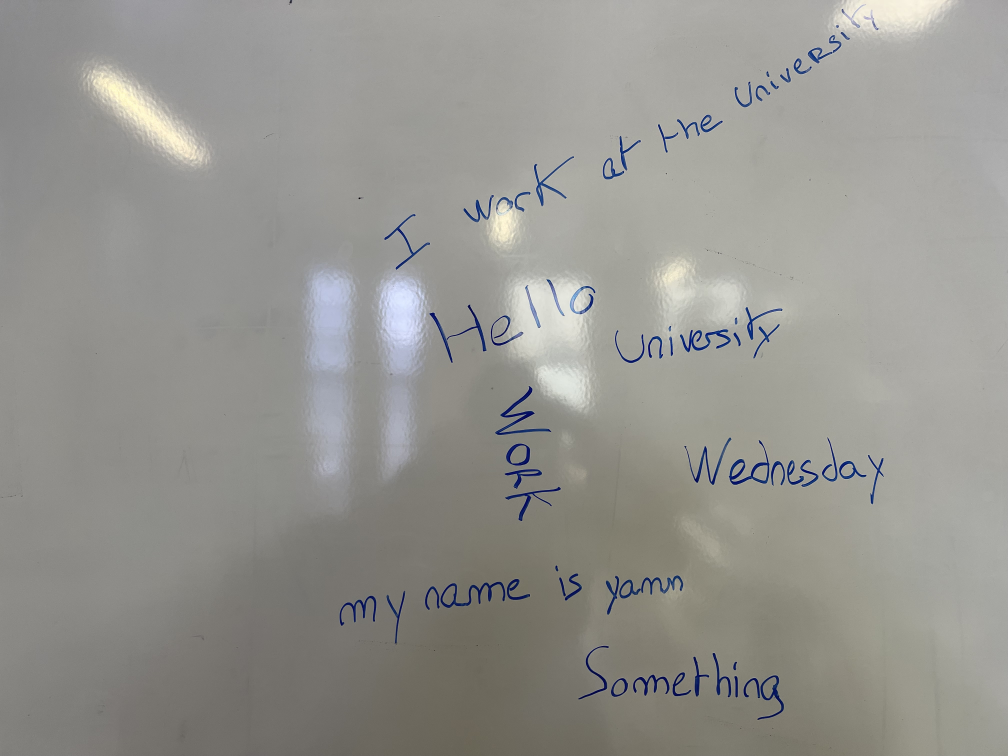
#> input picture PythonOCR/IMG_2999.jpg, 4032 x 3024 px (shown at 1/4 size)
$ python textOnImage.py
#> lines starting #> are read from the running program, lines starting #| are printed output that depends on the picture
import math
import time
from PIL import ImageDraw
from PIL import Image, ImageFont

start_time = time.time()

input = [[[[2879.0, 365.0], [3398.0, 57.0], [3466.0, 177.0], [2946.0, 485.0]],
          ('UniveRsi', 0.8513504862785339)],
         [[[1482.0, 894.0], [2944.0, 288.0], [3031.0, 507.0], [1569.0,
                                                               1113.0]],
          ('I WosKaFFhe ', 0.8089697957038879)],
         [[[1688.0, 1217.0], [2376.0, 1041.0], [2441.0, 1307.0],
           [1753.0, 1483.0]], ('Hello', 0.9300691485404968)],
         [[[2435.0, 1268.0], [3120.0, 1206.0], [3138.0, 1421.0],
           [2454.0, 1483.0]], ('Univesity', 0.947674036026001)],
         [[[1933.0, 1533.0], [2222.0, 1502.0], [2280.0, 2080.0],
           [1990.0, 2110.0]], ('Work', 0.6628354787826538)],
         [[[2738.0, 1701.0], [3570.0, 1743.0], [3556.0, 2019.0],
           [2725.0, 1977.0]], ('Weanesday', 0.9160200953483582)],
         [[[1318.0, 2330.0], [2746.0, 2202.0], [2765.0, 2421.0],
           [1336.0, 2548.0]], ('my name is yamn', 0.9382486343383789)],
         [[[2304.0, 2560.0], [3158.0, 2612.0], [3143.0, 2874.0],
           [2289.0, 2822.0]], ('Something', 0.9717532396316528)]]


def parseInput(input):
    '''
    Cette fonction prend en entrée le résultat de la fonction
    pytesseract.image_to_osd et retourne les points des bounding boxes
    et le texte associé
    '''
    new_input = []
    for element in input:
        points = element[0]
        points = [tuple(x) for x in points]
        new_input.append((element[1][0], points))

    return new_input


def calculate_font_size(points):
    # Calculer la distance entre les points
    dist = math.sqrt((points[2][0] - points[0][0])**2 +
                     (points[2][1] - points[0][1])**2)
    # Déterminer la taille de police en fonction de la distance
    font_size = int(dist / 10)
    return font_size


def processInput(points, text, image):
    '''
    Cette fonction prend en entrée les points des bounding boxes
    et le texte associé et retourne une image avec le texte dessus
    '''
    height = int(abs(points[2][1] - points[0][1]))
    #draw.polygon(points, fill=None, outline="blue")

    x1, y1 = points[0]
    x3, y3 = points[2]
    slope = (y3 - y1) / (x3 - x1)

    angle = math.degrees(math.atan(slope))
    fontSize = calculate_font_size(points)
    addRotatedText(image,
                   abs(int(angle)), (points[0][0], points[0][1]),
                   text,
                   "black",
                   fontSize=int(fontSize))


def addRotatedText(image, angle, xy, text, fill, fontSize):
    '''
    Appliquer la rotation sur le texte en le dessinant sur une image vide
    et après appliquer la rotation sur l'image et la mettre sur l'image originale
    ce qui est faite pour chaque bounding box detecté par le modèle
    '''
    width, height = image.size
    max_dim = max(width, height)

    mask_size = (max_dim * 2, max_dim * 2)
    mask = Image.new('L', mask_size, 0)

    draw = ImageDraw.Draw(mask)
    draw.text((max_dim, max_dim),
              text,
              255,
              font=ImageFont.truetype("arial.ttf", fontSize))
    if angle % 90 == 0:
        rotated_mask = mask.rotate(angle)
    else:
        bigger_mask = mask.resize((max_dim * 2, max_dim * 2),
                                  resample=Image.BICUBIC)
        rotated_mask = bigger_mask.rotate(angle).resize(mask_size,
                                                        resample=Image.LANCZOS)
    mask_xy = (max_dim - xy[0], max_dim - xy[1])
    b_box = mask_xy + (mask_xy[0] + width, mask_xy[1] + height)
    mask = rotated_mask.crop(b_box)
    color_image = Image.new('RGBA', image.size, fill)
    image.paste(color_image, mask)


def createNewImage(new_input, originalImageName):
    '''
    Cette fonction prend en entrée le résultat de la fonction parseInput
    et retourne une image avec le texte dessus
    '''
#> called with originalImageName = 'IMG_2999.jpg'
    originalImage = Image.open(originalImageName)
#> originalImage is the input picture: PIL image 4032x3024 RGB; mean R, G, B 149.3, 148.6, 143.7
    width, height = originalImage.size
#> width = 4032; height = 3024
    image = Image.new('RGB', (width, height), (255, 255, 255))
#> image: PIL image 4032x3024 RGB; every value is 255
    for element in new_input:
        points = element[1]
        text = element[0]
        processInput(points, text, image)
#> this loop made 8 passes
#> pass 1, in addRotatedText, `mask = rotated_mask.crop(b_box)`:
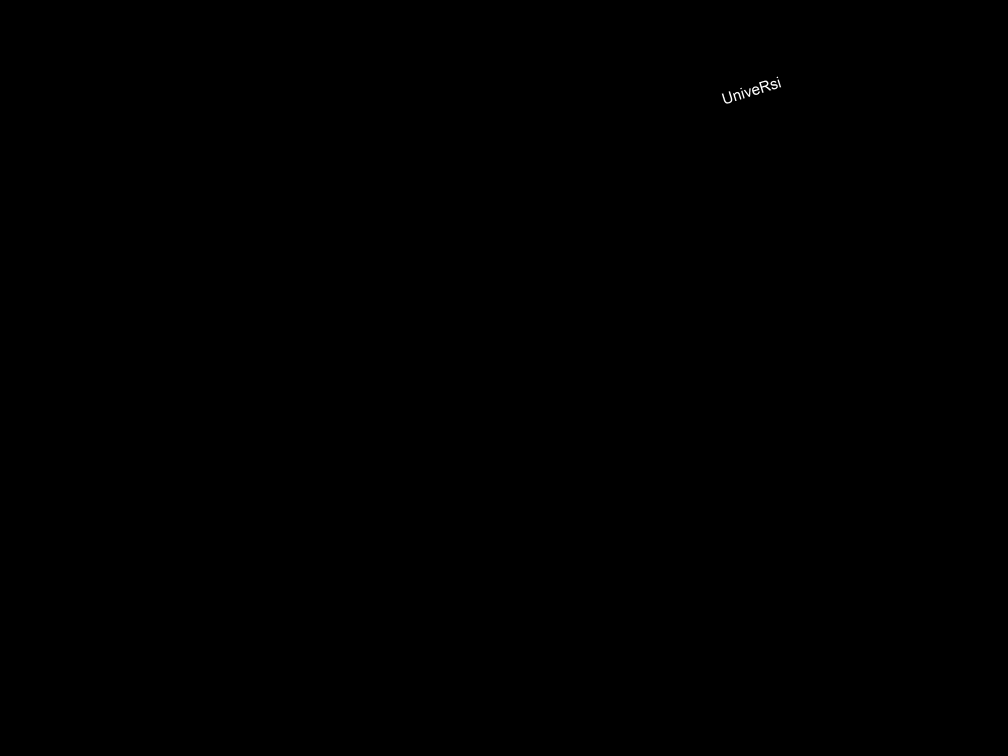
#> mask: PIL image 4032x3024 L (shown at 1/4 size); min 0, max 255, mean 0.1
    image.save("result.png")
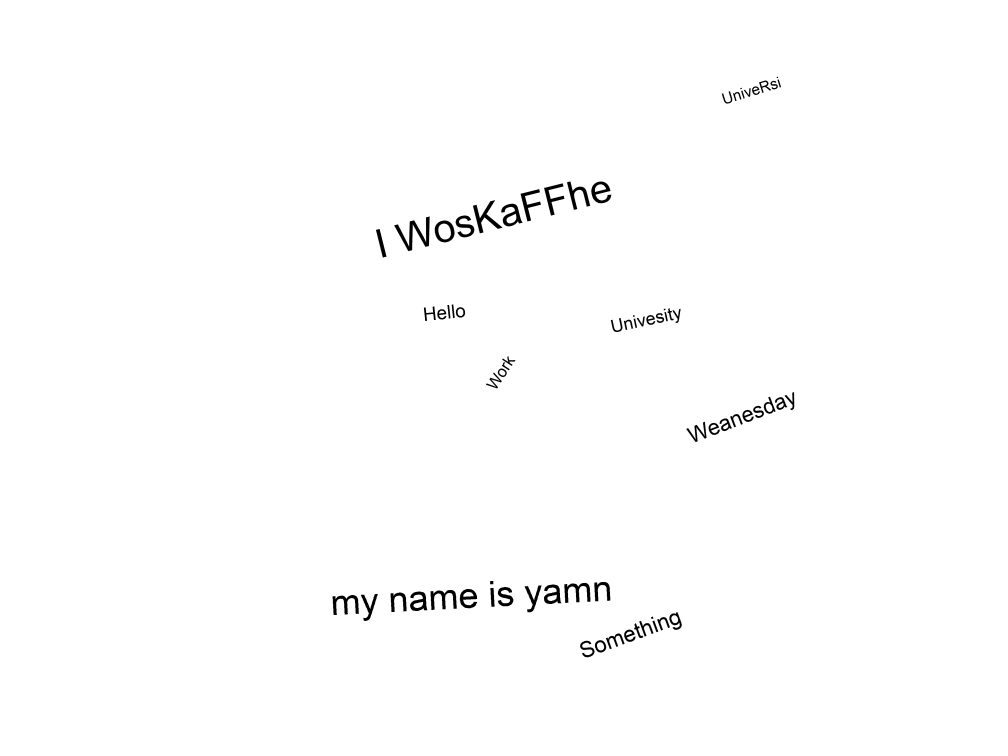
#> saved as result.png: PIL image 4032x3024 RGB (shown at 1/4 size); min 0, max 255, mean 253


new_input = parseInput(input)

createNewImage(new_input, "IMG_2999.jpg")
print("Temps d'exécution: ", time.time() - start_time)
